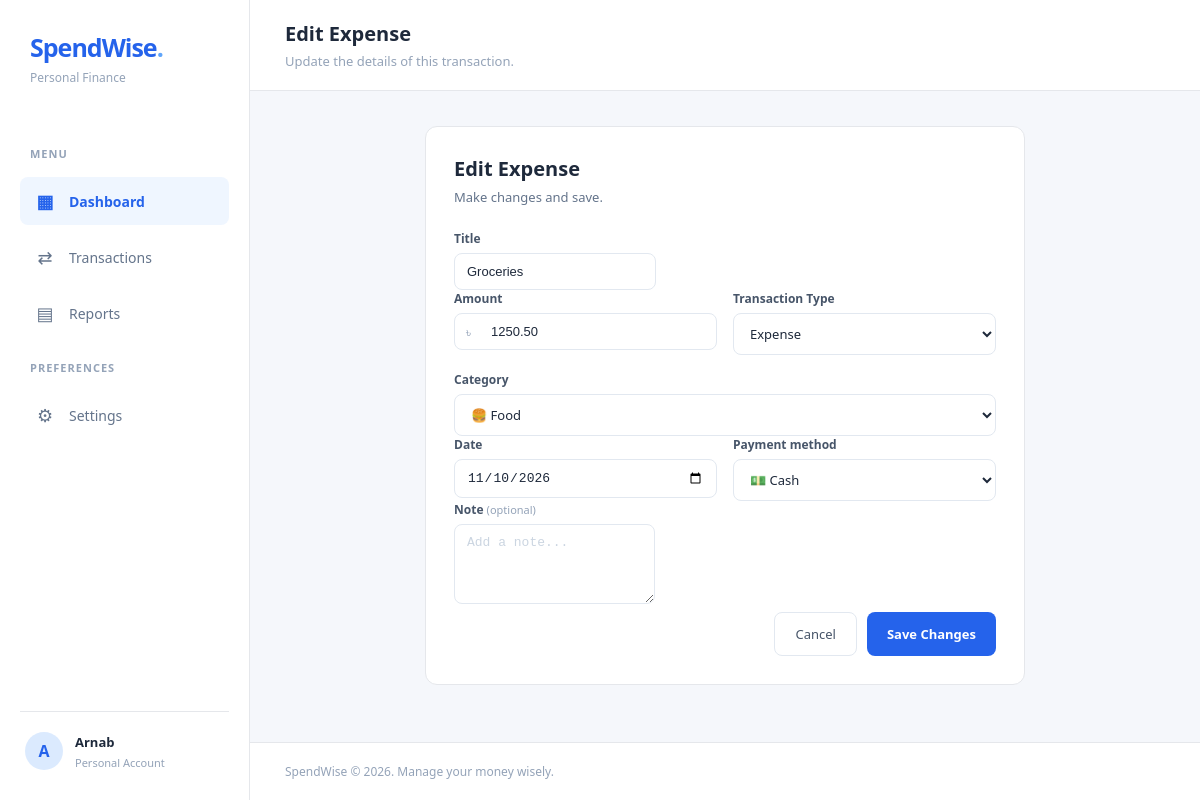
Page /edit/1/ on the committed database.
### expenses/models.py (models this page shows, shortened)
class Expense(models.Model):
    TRANSACTION_TYPES = [
        ('income', 'Income'),
        ('expense', 'Expense'),
    ]
    PAYMENT_METHODS = [
        ('cash', 'Cash'),
        ('card', 'Card'),
        ('bank', 'Bank Transfer'),
        ('mobile', 'Mobile Banking'),
    ]
    title = models.CharField(max_length=100)
    amount = models.DecimalField(max_digits=10, decimal_places=2)
    category = models.CharField(max_length=50)
    transaction_type = models.CharField(
        max_length = 10,
        choices = TRANSACTION_TYPES,
    )
    payment_method = models.CharField(
        max_length = 10,
        choices = PAYMENT_METHODS,
        blank = True,
    )
    date = models.DateField(default=timezone.localdate)
    note = models.TextField(blank=True)
    created_at = models.DateTimeField(auto_now_add=True)

### expenses/views.py (the view, shortened to what this page needs)
# urls.py: path('edit/<int:pk>/', views.edit_expense, name='edit_expense'),
def edit_expense(request, pk):
    expense = get_object_or_404(Expense, pk=pk)
    return render(request, 'expenses/edit_expense.html', {
        'expense': expense
    })

### expenses/templates/expenses/edit_expense.html (shortened to what this page needs)
{% extends "expenses/base.html" %}
{% load static %}
{% block page_title %}Edit Expense{% endblock %}
{% block page_subtitle %}Update the details of this transaction.{% endblock %}
{% block content %}
<div class="page-stack">
    <div class="form-card">
        <div class="form-card-head">
            <h3>Edit Expense</h3>
            <p>Make changes and save.</p>
        </div>
        <form class="expense-form" method="post" action="{% url 'edit_expense' expense.id %}" id="expense-form" novalidate>
            <div class="form-row">
                <label class="form-field">
                    <span class="form-label">Title</span>
                    <input type="text" name="title" id="exp-title" placeholder="e.g. Grocery run" value="{{ expense.title|default:'' }}" required maxlength="100">
                </label>
            </div>
            <div class="form-row form-row-2col">
                <label class="form-field">
                    <span class="form-label">Amount</span>
                    <div class="input-affix">
                        <span class="affix-prefix">৳</span>
                        <input type="number" name="amount" id="exp-amount" placeholder="0.00" step="0.01" min="0" value="{{ expense.amount|default:'' }}" required>
                    </div>
                </label>
                <label class="form-field">
                    <span class="form-label">Transaction Type</span>
                    <select name="transaction_type" id="exp-type" required>
                        <option value="expense" {% if expense.transaction_type == "expense" %}selected{% endif %}>Expense</option>
                    </select>
                </label>
                <label class="form-field">
                    <span class="form-label">Category</span>
                    <select name="category" id="exp-category" required>
                        <option value="Food" {% if expense.category == "Food" %}selected{% endif %}>🍔 Food</option>
                    </select>
                </label>
            </div>
            <div class="form-row form-row-2col">
                <label class="form-field">
                    <span class="form-label">Date</span>
                    <input type="date" name="date" id="exp-date" value="{{ expense.date|date:'Y-m-d'|default:'' }}" required>
                </label>
                <label class="form-field">
                    <span class="form-label">Payment method</span>
                        <select name="payment_method" id="exp-method">
                            <option value="cash" {% if expense.payment_method == "cash" %}selected{% endif %}>💵 Cash</option>
                        </select>
                </label>
            </div>
            <div class="form-row">
                <label class="form-field">
                    <span class="form-label">Note <span class="optional">(optional)</span></span>
                    <textarea name="note" id="exp-note" rows="2" placeholder="Add a note...">{{ expense.note|default:'' }}</textarea>
                </label>
            </div>
            <div class="form-actions">
                <a href="/transactions/" class="ghost-button">Cancel</a>
                <button type="submit" class="primary-button">Save Changes</button>
            </div>
        </form>
    </div>
</div>
{% endblock %}

### expenses/static/expenses/css/style.css (style rules this page uses)
* { margin: 0; padding: 0; box-sizing: border-box; }
body { font-family: 'Segoe UI', Arial, sans-serif; background: #f5f7fb; color: #1e293b; }
a { text-decoration: none; color: inherit; }
button, select { font: inherit; }
.primary-button { display: inline-flex; align-items: center; justify-content: center; background: #2563eb; color: white; padding: 12px 18px; border-radius: 8px; font-size: 13px; font-weight: 600; transition: 0.2s; }

### expenses/static/expenses/css/components.css (style rules this page uses)
.form-row { display: flex; gap: 16px; flex-wrap: wrap; }
.form-row-2col .form-field { flex: 1; min-width: 220px; }
.form-field { display: flex; flex-direction: column; gap: 6px; }
.form-label { font-size: 12px; font-weight: 600; color: #475569; }
.form-label .optional { font-weight: 400; color: #94a3b8; font-size: 11px; }
input, select, textarea { width: 100%; padding: 10px 12px; border: 1px solid #e2e8f0; border-radius: 8px; background: #fff; color: #1e293b; font-size: 13px; transition: border-color .15s, box-shadow .15s; }
input::placeholder, textarea::placeholder { color: #cbd5e1; }
.input-affix { position: relative; display: flex; align-items: center; }
.input-affix .affix-prefix, .input-affix .affix-icon { position: absolute; left: 12px; color: #94a3b8; font-size: 13px; pointer-events: none; }
.input-affix input { padding-left: 36px; }
textarea { min-height: 80px; resize: vertical; }
.form-actions { display: flex; justify-content: flex-end; gap: 10px; margin-top: 8px; }
.primary-button { display: inline-flex; align-items: center; justify-content: center; gap: 8px; padding: 12px 20px; border-radius: 8px; background: #2563eb; color: #fff; font-size: 13px; font-weight: 600; border: none; cursor: pointer; transition: background .15s, transform .1s; }
.ghost-button { display: inline-flex; align-items: center; gap: 8px; padding: 12px 20px; border-radius: 8px; background: #fff; color: #475569; font-size: 13px; font-weight: 500; border: 1px solid #e2e8f0; cursor: pointer; transition: background .15s, border-color .15s; }
.page-stack { display: flex; flex-direction: column; gap: 16px; }
.page-stack .form-card { max-width: 600px; margin: 0 auto; width: 100%; }
.form-card { background: #fff; border: 1px solid #e5e7eb; border-radius: 12px; padding: 28px; }
.form-card-head { margin-bottom: 24px; }
.form-card-head h3 { font-size: 20px; margin-bottom: 6px; }
.form-card-head p { font-size: 13px; color: #64748b; }

### rows in the picture
Expense: title "Groceries", amount "1250.50", transaction_type "Expense", category "🍔 Food", date "11/10/2026", payment_method "💵 Cash"
